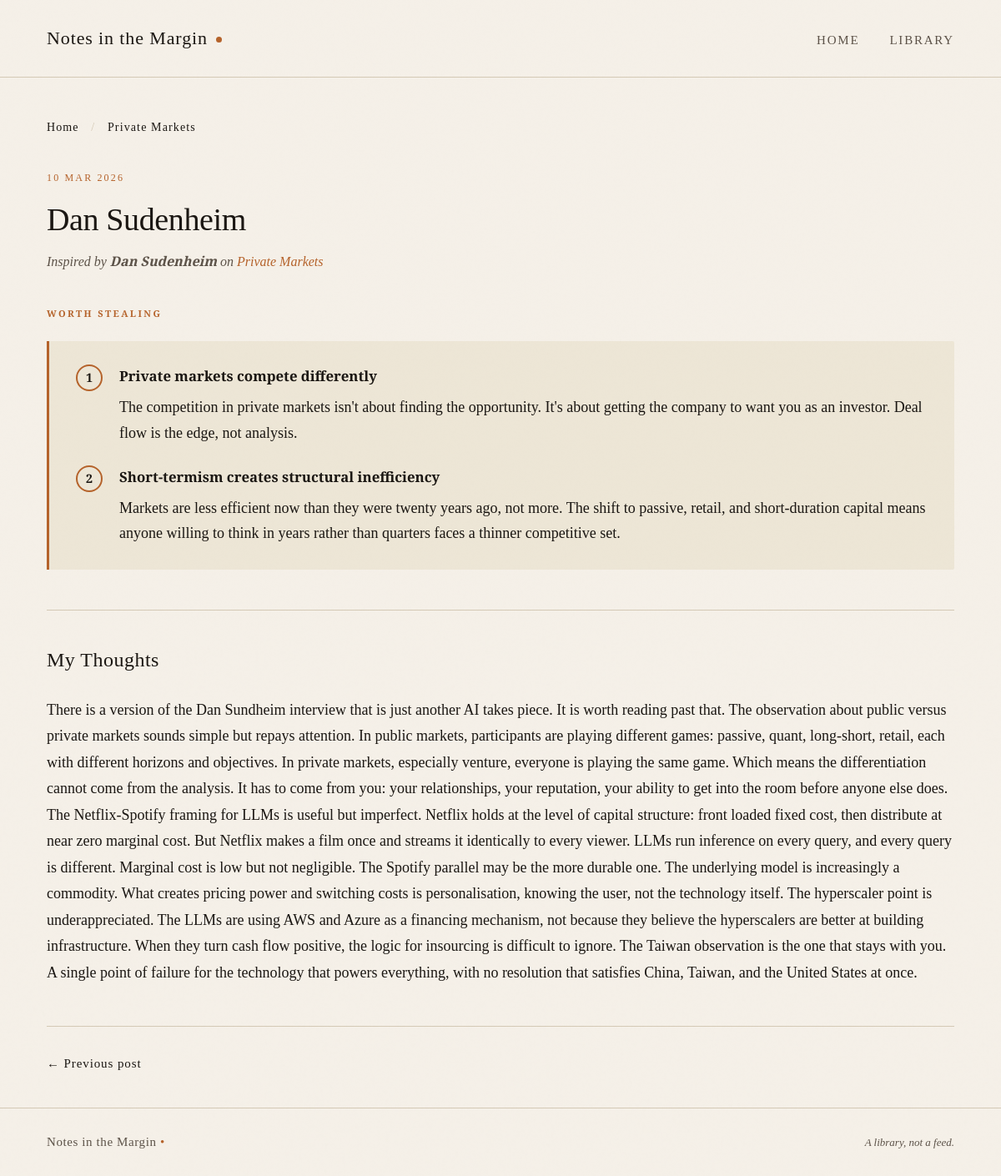
The app's page /post/dan-sudenheim/ with its own data.
### blog/models.py (models this page shows, shortened)
class Post(models.Model):
    title = models.CharField(max_length=300)
    slug = models.SlugField(unique=True, blank=True, max_length=300)
    author = models.ForeignKey(
        Author, on_delete=models.CASCADE, related_name='posts', null=True, blank=True
    )
    book = models.ForeignKey(Book, on_delete=models.CASCADE, related_name='posts')
    series_order = models.IntegerField(
        null=True,
        blank=True,
        help_text="Chapter or episode number within the book/podcast series.",
    )
    publish_date = models.DateField()
    points = models.JSONField(default=list)  # List of dicts: [{"title": "...", "text": "..."}]
    commentary = models.TextField()
    guests = models.ManyToManyField(Guest, related_name='posts', blank=True)
    tags = models.ManyToManyField(Tag, related_name='posts', blank=True)
    is_published = models.BooleanField(default=False)
    is_draft = models.BooleanField(default=True)
    created_at = models.DateTimeField(auto_now_add=True)
    updated_at = models.DateTimeField(auto_now=True)
    def get_previous_post(self):
        return Post.objects.filter(
            is_published=True,
            publish_date__lt=self.publish_date
        ).order_by('-publish_date').first()
    def get_next_post(self):
        return Post.objects.filter(
            is_published=True,
            publish_date__gt=self.publish_date
        ).order_by('publish_date').first()
    class Meta:
        ordering = ['-publish_date']

class Book(models.Model):
    SOURCE_TYPES = [
        ('book', 'Book'),
        ('podcast', 'Podcast'),
        ('essay', 'Essay'),
        ('other', 'Other')
    ]
    STATUS_CHOICES = [
        ('in_progress', 'In Progress'),
        ('up_next', 'Up Next'),
        ('complete', 'Complete'),
    ]
    title = models.CharField(max_length=300)
    slug = models.SlugField(unique=True, blank=True, max_length=300)
    author = models.ForeignKey(
        Author, on_delete=models.CASCADE, related_name='books', null=True, blank=True
    )
    description = models.TextField(blank=True)  # Italic description for series page
    source_type = models.CharField(max_length=50, choices=SOURCE_TYPES, default='book')
    is_series = models.BooleanField(default=False)  # Can have multiple posts
    status = models.CharField(max_length=20, choices=STATUS_CHOICES, default='in_progress')
    created_at = models.DateTimeField(auto_now_add=True)
    class Meta:
        ordering = ['title']

class Guest(models.Model):
    name = models.CharField(max_length=200)
    slug = models.SlugField(unique=True, blank=True, max_length=200)
    bio = models.TextField(blank=True)
    created_at = models.DateTimeField(auto_now_add=True)
    tags = models.ManyToManyField(Tag, related_name='guests', blank=True)
    class Meta:
        ordering = ['name']

### blog/views.py (the view)
# urls.py: path('post/<slug:slug>/', views.post_detail, name='post_detail'),
def post_detail(request, slug):
    post = get_object_or_404(Post, slug=slug, is_published=True)
    try:
        commentary_html = markdown2.markdown(
            post.commentary,
            extras=['fenced-code-blocks', 'code-friendly']
        )
    except:
        commentary_html = post.commentary.replace('\n', '<br>')
    prev_post = post.get_previous_post()
    next_post = post.get_next_post()
    context = {
        'post': post,
        'commentary_html': commentary_html,
        'prev_post': prev_post,
        'next_post': next_post,
    }
    return render(request, 'blog/post.html', context)

### blog/templates/blog/post.html (shortened to what this page needs)
{% extends 'blog/base.html' %}
{% block content %}
<div class="container post-container">
    <nav class="breadcrumb">
        <a href="{% url 'home' %}">Home</a>
        <span class="separator">/</span>
        <a href="{% url 'series' post.book.slug %}">{{ post.book.title }}</a>
    </nav>
    <article class="post-article">
        <header class="article-header">
            <div class="article-date">{{ post.publish_date|date:"d M Y"|upper }}</div>
            <h1 class="article-title">{{ post.title }}</h1>
            <p class="article-source">
            {% if post.book.source_type == 'podcast' %}
              Inspired by {% for g in post.guests.all %}<strong>{{ g.name }}</strong>{% if not forloop.last %}, {% endif %}{% empty %}this episode{% endfor %}{% if post.guests.exists %} on {% endif %}<a href="{% url 'series' post.book.slug %}">{{ post.book.title }}</a>
            {% else %}
              Inspired by {% if post.author %}<strong>{{ post.author.name }}</strong> × {% endif %}<a href="{% url 'series' post.book.slug %}">{{ post.book.title }}</a>
            {% endif %}
        </p>
        </header>
        <section class="worth-stealing">
            <h2>Worth Stealing</h2>
            <div class="points-card">
                {% for point in post.points %}
                {% if point.title or point.text %}
                <div class="point-item">
                    <div class="point-number">{{ forloop.counter }}</div>
                    <div class="point-content">
                        {% if point.title %}
                        <h3 class="point-title">{{ point.title }}</h3>
                        {% endif %}
                        {% if point.text %}
                        <p class="point-text">{{ point.text }}</p>
                        {% endif %}
                    </div>
                </div>
                {% endif %}
                {% endfor %}
            </div>
        </section>
        <section class="commentary">
            <h2 class="commentary-label">My Thoughts</h2>
            <div class="commentary-content">
                {{ commentary_html|safe }}
            </div>
        </section>
    </article>
    <nav class="post-navigation" aria-label="Post navigation">
        {% if prev_post %}
        <a href="{% url 'post_detail' prev_post.slug %}" class="nav-link nav-link-prev">← Previous post</a>
        {% else %}
        <span class="nav-link-placeholder"></span>
        {% endif %}
    </nav>
</div>
{% endblock %}

### blog/static/blog/css/home.css (style rules this page uses)
:root { --parchment: #f5f0e8; --parchment-dark: #ede6d6; --ink: #1a1612; --ink-faded: #5c5248; --copper: #b5622a; --copper-light: #c97d45; --copper-pale: #e8c9a8; --rule: #d4c9b5; }
* { margin: 0; padding: 0; box-sizing: border-box; }
body { background: var(--parchment); color: var(--ink); font-family: 'Crimson Pro', Georgia, serif; font-size: 18px; line-height: 1.65; min-height: 100vh; }
body::before { content: ''; position: fixed; inset: 0; pointer-events: none; z-index: 999; opacity: 0.4; }
.container { max-width: 1200px; margin: 0 auto; padding: 0 56px; }
.post-container { max-width: 1200px; padding-top: 48px; }
.breadcrumb { font-family: 'Crimson Pro', Georgia, serif; font-size: 14px; letter-spacing: 0.08em; margin-bottom: 40px; color: var(--ink-faded); }
.breadcrumb a { color: var(--ink); text-decoration: none; transition: color 0.2s; font-weight: 500; }
.breadcrumb .separator { margin: 0 10px; color: var(--rule); font-weight: 400; }
.commentary { margin-top: 48px; padding-top: 40px; border-top: 1px solid var(--rule); }
.commentary-label { font-family: 'Cormorant Garamond', Georgia, serif; font-size: 1.5rem; font-weight: 500; color: var(--ink); margin: 0 0 24px 0; letter-spacing: 0.02em; }
.commentary-content { line-height: 1.75; color: var(--ink); }
.commentary-content p { margin-bottom: 16px; }
.commentary-content p:last-child { margin-bottom: 0; }
.article-header { margin-bottom: 40px; }
.article-date { font-size: 12px; letter-spacing: 0.18em; text-transform: uppercase; color: var(--copper); margin-bottom: 16px; font-family: 'Crimson Pro', Georgia, serif; }
.article-title { font-family: 'Cormorant Garamond', Georgia, serif; font-size: clamp(28px, 3.5vw, 38px); font-weight: 400; line-height: 1.25; margin-bottom: 12px; color: var(--ink); letter-spacing: -0.01em; }
.article-source { font-size: 16px; color: var(--ink-faded); font-style: italic; }
.article-source a { color: var(--copper); text-decoration: none; font-style: italic; transition: color 0.2s; }
.worth-stealing { margin-bottom: 48px; }
.worth-stealing h2 { font-size: 11px; letter-spacing: 0.22em; text-transform: uppercase; color: var(--copper); margin-bottom: 24px; font-family: 'Crimson Pro', Georgia, serif; }
.points-card { background: var(--parchment-dark); border-left: 3px solid var(--copper); padding: 28px 32px; border-radius: 0 2px 2px 0; margin-bottom: 24px; }
.point-item { display: flex; gap: 20px; margin-bottom: 24px; }
.point-item:last-child { margin-bottom: 0; }
.point-number { width: 32px; height: 32px; border-radius: 50%; border: 2px solid var(--copper); display: flex; align-items: center; justify-content: center; font-family: 'Crimson Pro', Georgia, serif; font-weight: 600; font-size: 0.9rem; flex-shrink: 0; }
.point-content { flex: 1; }
.point-title { font-weight: 600; margin-bottom: 8px; font-size: 1.05rem; color: var(--ink); }
.point-text { color: var(--ink); line-height: 1.7; }
.post-navigation { display: flex; justify-content: space-between; align-items: center; padding: 32px 0 40px; margin-top: 48px; border-top: 1px solid var(--rule); font-family: 'Crimson Pro', Georgia, serif; font-size: 15px; letter-spacing: 0.06em; }
.post-navigation .nav-link { color: var(--ink); text-decoration: none; transition: color 0.2s; }
.post-navigation .nav-link-prev { margin-right: auto; }

### records on screen
Post: book "Private Markets", publish_date "10 MAR 2026", title "Dan Sudenheim", commentary "There is a version of the Dan Sundheim interview that is just another AI takes piece. It is worth reading past that. The observation about public versus private markets sounds simple but repays attention. In public markets, participants are playing different games: passive, quant, long-short, retail, each with different horizons and objectives. In private markets, especially venture, everyone is playing the same game. Which means the differentiation cannot come from the analysis. It has to come from you: your relationships, your reputation, your ability to get into the room before anyone else does. The Netflix-Spotify framing for LLMs is useful but imperfect. Netflix holds at the level of…"
Guest: name "Dan Sudenheim"

### other values on screen
{{ point.title }} "Private markets compete differently" "Short-termism creates structural inefficiency"
{{ point.text }} "The competition in private markets isn't about finding the opportunity. It's about getting the company to want you as an investor. Deal flow is the edge, not analysis."
